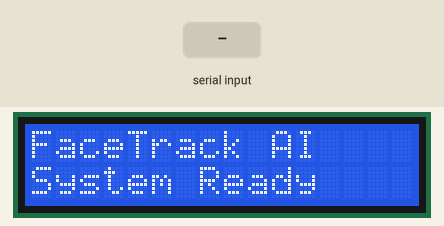
This sketch was run on a simulated ESP32. Shown: 16×2 character LCD. The test bench sets the inputs (shaded band).

Above: at 1.2 s.
1.3 s: "WAIT\n" received over Serial
At 2.5 s:
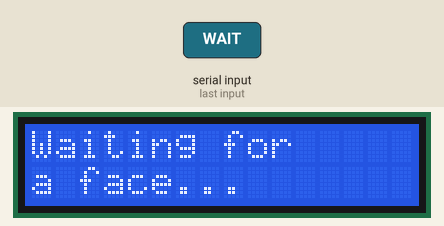
2.8 s: "HELLO:\n" received over Serial
At 3.4 s:
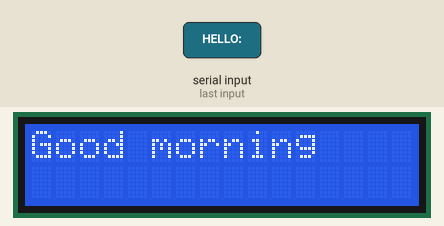
4.3 s: "BLINK\n" received over Serial
At 5.1 s:
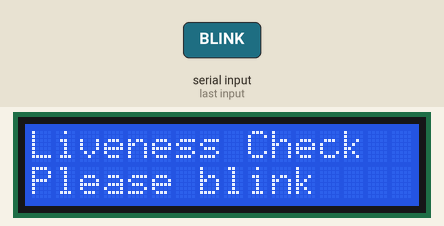
5.8 s: "LEFT\n" received over Serial
At 7.0 s:
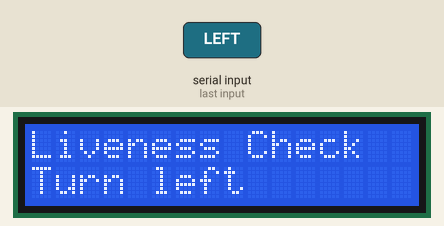
7.3 s: "RIGHT\n" received over Serial
At 8.5 s:
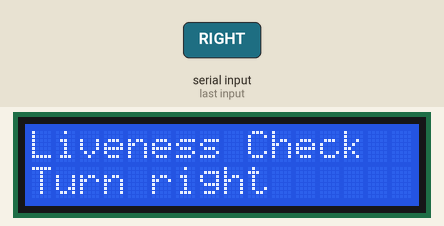
8.8 s: "UP\n" received over Serial
At 9.3 s:
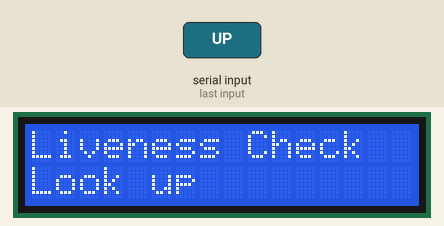
Timing chart, 0 to 11.3 s (numbered marks = the images above; inputs shaded):
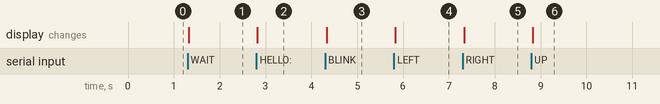

The sketch:

esp32_lcd_bridge.ino
```cpp
#include <Wire.h>
#include <LiquidCrystal_I2C.h>

LiquidCrystal_I2C lcd(0x27, 16, 2);

void showMessage(const String& line1, const String& line2 = "") {
  lcd.clear();
  lcd.setCursor(0, 0);
  lcd.print(line1.substring(0, 16));
  lcd.setCursor(0, 1);
  lcd.print(line2.substring(0, 16));
}

void setup() {
  Serial.begin(115200);
  Wire.begin(21, 22);

  lcd.init();
  lcd.backlight();
  showMessage("FaceTrack AI", "System Ready");
}

void loop() {
  if (!Serial.available()) {
    delay(10);
    return;
  }

  String command = Serial.readStringUntil('\n');
  command.trim();

  if (command == "WAIT") {
    showMessage("Waiting for", "a face...");
  } else if (command.startsWith("HELLO:")) {
    showMessage("Good morning", command.substring(6));
  } else if (command == "BLINK") {
    showMessage("Liveness Check", "Please blink");
  } else if (command == "LEFT") {
    showMessage("Liveness Check", "Turn left");
  } else if (command == "RIGHT") {
    showMessage("Liveness Check", "Turn right");
  } else if (command == "UP") {
    showMessage("Liveness Check", "Look up");
  } else if (command == "DOWN") {
    showMessage("Liveness Check", "Look down");
  } else if (command == "SMILE") {
    showMessage("Liveness Check", "Please smile");
  } else if (command.startsWith("VERIFIED:")) {
    showMessage("Verified", command.substring(9));
  } else if (command == "REGISTERED") {
    showMessage("Attendance", "Already marked");
  } else if (command == "FAILED") {
    showMessage("Verification", "Failed");
  } else {
    showMessage("Message", command);
  }
}
```

Measured:
- after the input at 1.3 s, the display: changes at once (image 1)
- after the input at 2.8 s, the display: changes at once (image 2)
- after the input at 4.3 s, the display: changes at once (image 3)
- after the input at 5.8 s, the display: changes at once (image 4)
- after the input at 7.3 s, the display: changes at once (image 5)
- after the input at 8.8 s, the display: changes at once (image 6)
